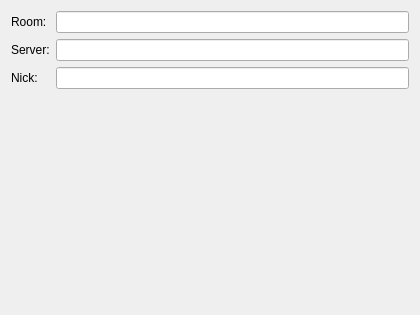
<ui version="4.0" >
 <class>dlgChatJoin</class>
 <widget class="QWidget" name="dlgChatJoin" >
  <property name="geometry" >
   <rect>
    <x>0</x>
    <y>0</y>
    <width>420</width>
    <height>315</height>
   </rect>
  </property>
  <layout class="QVBoxLayout" >
   <item>
    <layout class="QGridLayout" >
     <item row="0" column="0" >
      <widget class="QLabel" name="label" >
       <property name="text" >
        <string>Room:</string>
       </property>
      </widget>
     </item>
     <item row="0" column="1" >
      <widget class="KLineEdit" name="leRoom" />
     </item>
     <item row="1" column="0" >
      <widget class="QLabel" name="label_2" >
       <property name="text" >
        <string>Server:</string>
       </property>
      </widget>
     </item>
     <item row="1" column="1" >
      <widget class="KLineEdit" name="leServer" />
     </item>
     <item row="2" column="0" >
      <widget class="QLabel" name="label_3" >
       <property name="text" >
        <string>Nick:</string>
       </property>
      </widget>
     </item>
     <item row="2" column="1" >
      <widget class="KLineEdit" name="leNick" />
     </item>
    </layout>
   </item>
   <item>
    <spacer>
     <property name="orientation" >
      <enum>Qt::Vertical</enum>
     </property>
     <property name="sizeHint" >
      <size>
       <width>20</width>
       <height>40</height>
      </size>
     </property>
    </spacer>
   </item>
  </layout>
 </widget>
 <customwidgets>
  <customwidget>
   <class>KLineEdit</class>
   <extends>QLineEdit</extends>
   <header>klineedit.h</header>
  </customwidget>
 </customwidgets>
 <resources/>
 <connections/>
</ui>
